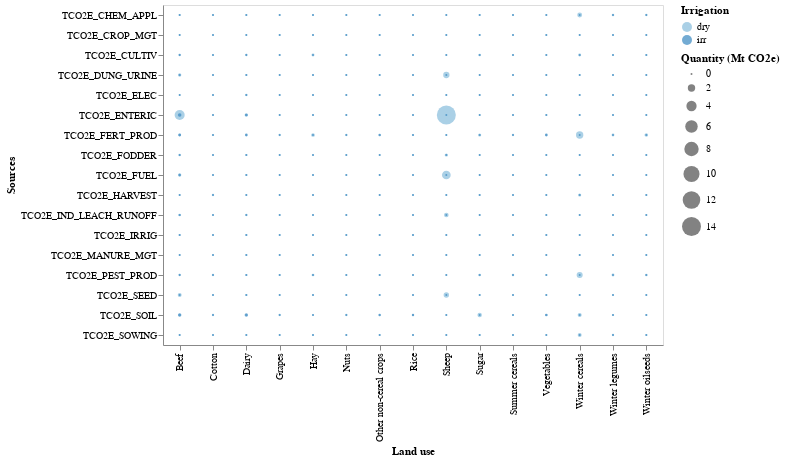

Notebook source saved alongside this figure:
### Markdown cell above
#### 1-5) Emissions by lu-sources combined

### Code cell
# get the df and plot
GHG_lu_source_df,GHG_lu_source_plot = ag_lucc_GHG.plot_GHG_lu_source(2050)
GHG_lu_source_plot

### Figure 1 — Vega-Lite specification as saved in the notebook (floating-point values rounded to 4 significant figures; data arrays with more than 128 entries replaced by an {"elided": "..."} marker saying what was removed)
{"config": {"view": {"continuousWidth": 300, "continuousHeight": 300}}, "data": {"name": "data-4528064b1046f985d1229e4491b14b69"}, "mark": {"type": "circle"}, "encoding": {"color": {"field": "Irrigation", "type": "ordinal"}, "size": {"field": "Quantity (Mt CO2e)", "type": "quantitative"}, "tooltip": [{"field": "Land use", "title": "Landuse", "type": "ordinal"}, {"field": "Sources", "title": "GHG source", "type": "ordinal"}, {"field": "Quantity (Mt CO2e)", "title": "GHG emissions (Mt CO2e)", "type": "quantitative"}], "x": {"field": "Land use", "type": "ordinal"}, "y": {"field": "Sources", "type": "ordinal"}}, "width": 500, "$schema": "https://vega.github.io/schema/vega-lite/v5.15.1.json", "datasets": {"data-4528064b1046f985d1229e4491b14b69": {"elided": "510 records"}}}
